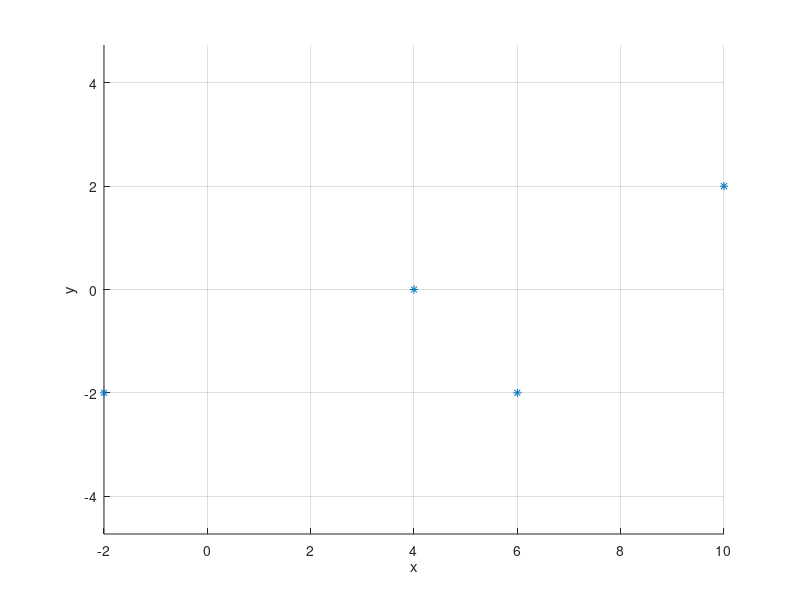

The MATLAB script that drew this image: (Note: this script raises an error after producing the figure.)
clear;
hold on;
axis equal;
grid on;

xlabel('x');
ylabel('y');
zlabel('z');
%% Hermit iv Görbe érintő vektorát megrajzolni t=2nél
Px = [ -2 4 6 10 ];
Py = [ -2 0 -2 2 ];
plot(Px, Py, '*');

syms t;
t0 = -1;
t1 = 0;
t2 = 2;
t3 = 3;

syms a3 a2 a1 a0;
x(t) = a3*t^3 + a2*t^2 + a1*t + a0;
ex = [ x(t0) == Px(1), x(t1) == Px(2), x(t2) == Px(3), x(t3) == Px(4)];
mx = solve(ex, [a3 a2 a1 a0]);
cx(t) = subs(x, [a3 a2 a1 a0], [mx.a3 mx.a2 mx.a1 mx.a0]);

syms b3 b2 b1 b0;
y(t) = b3*t^3 + b2*t^2 + b1*t + b0;
ey = [ y(t0) == Py(1), y(t1) == Py(2), y(t2) == Py(3), y(t3) == Py(4)];
my = solve(ey, [b3 b2 b1 b0]);
cy(t) = subs(y, [b3 b2 b1 b0], [my.b3 my.b2 my.b1 my.b0]);

fplot(cx, cy, [t0 t3], 'g');

cxd(t) = diff(cx, t);
cyd(t) = diff(cy, t);
v = [ cxd(t2), cyd(t2)];
quiver(Px(3), Py(3), v(1), v(2));

hold off;